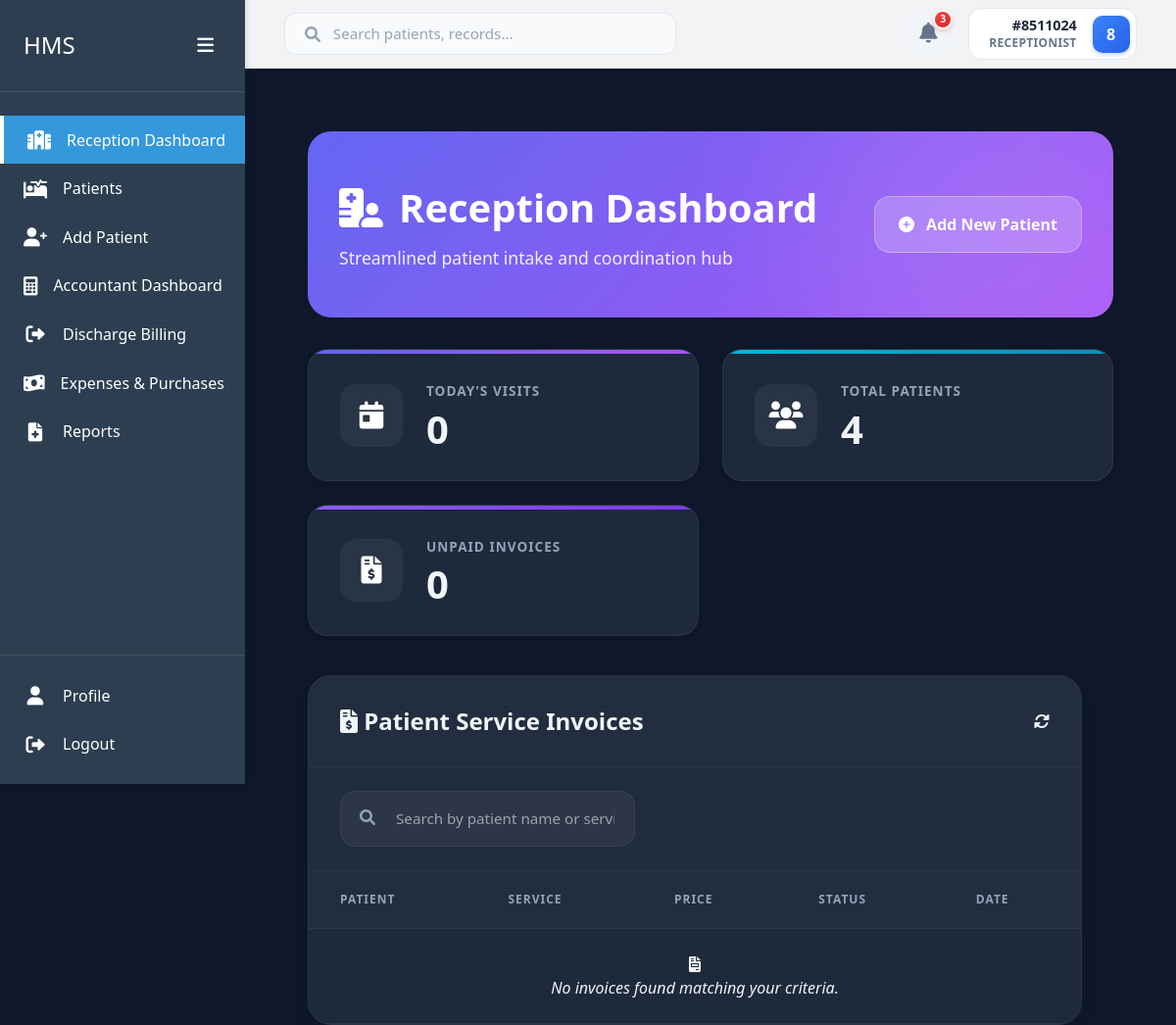
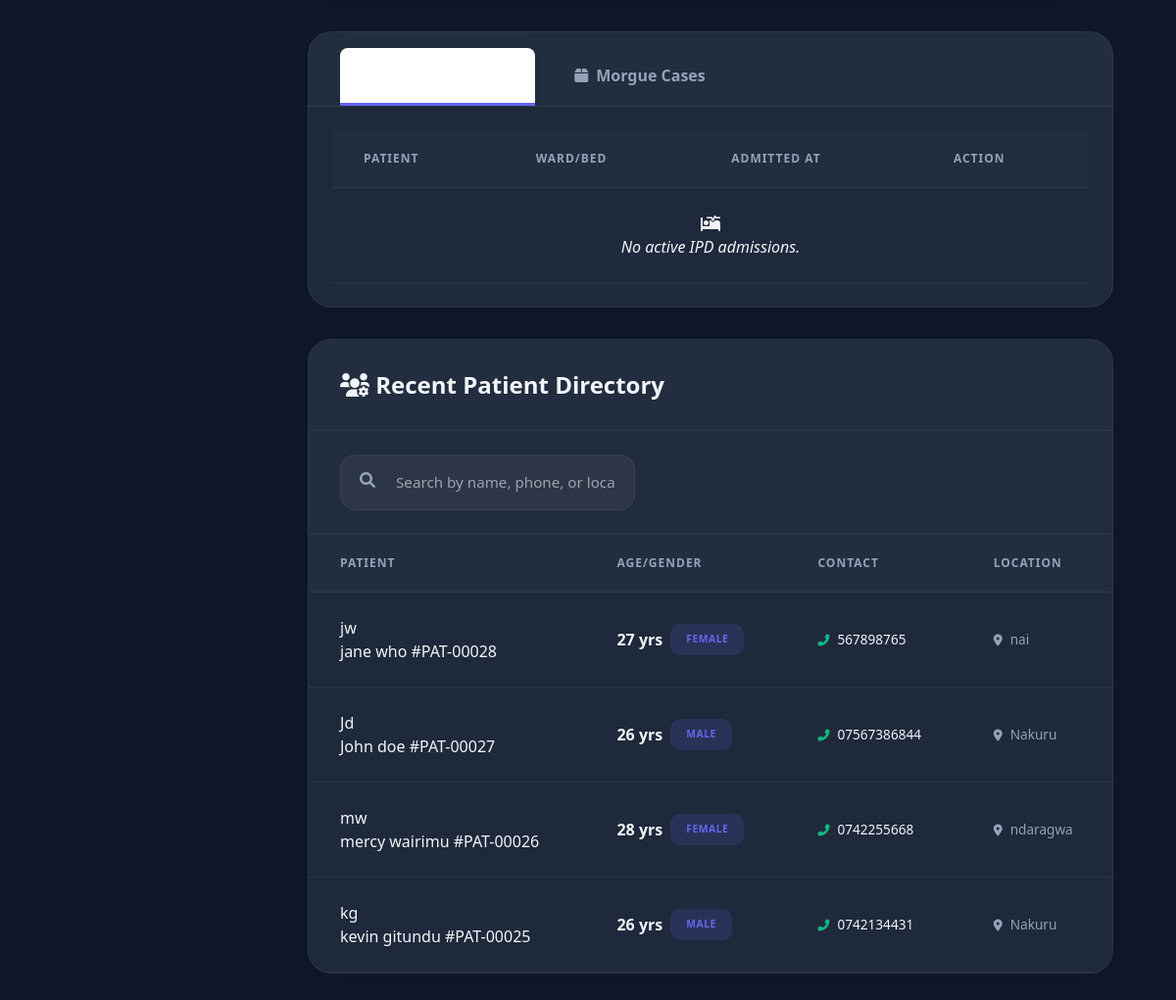
Before: /home/dashboard/ (signed in) with the older database file (2 pictures, top to bottom).
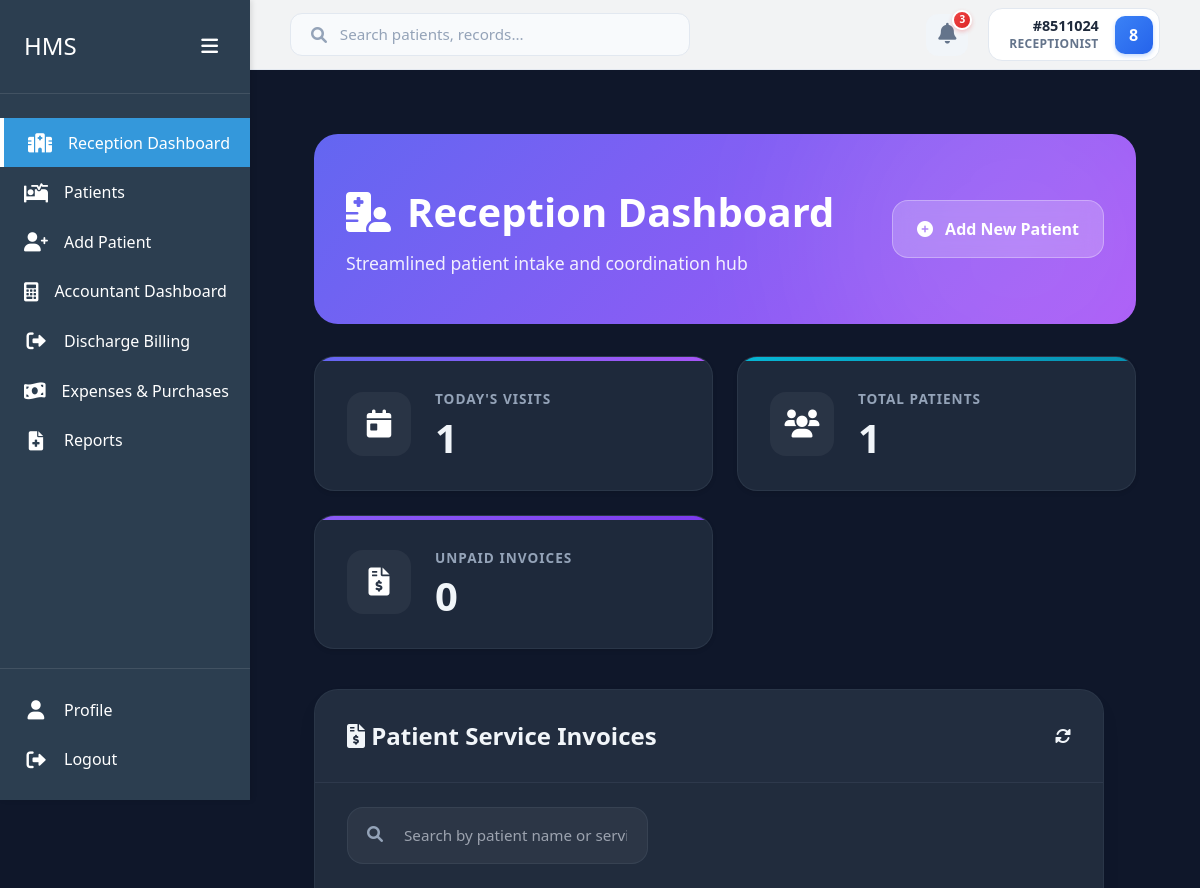
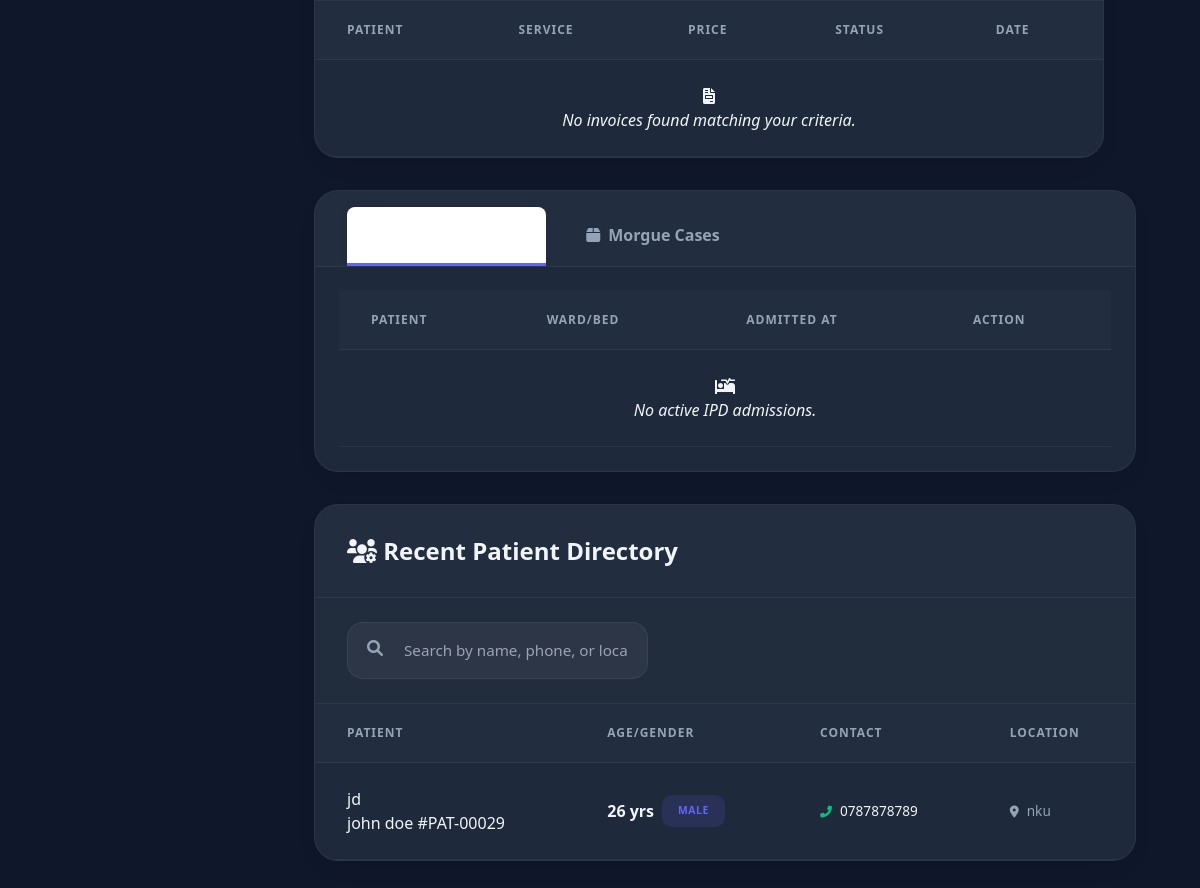
After: the same page with the newer database file (2 pictures, top to bottom).
### home/models.py (models this page shows, shortened)
class Patient(models.Model):
    GENDER_CHOICES = [
        ('M', 'Male'),
        ('F', 'Female'),
        ('O', 'Other'),
        ('N', 'Prefer not to say')
    ]
    first_name = models.CharField(max_length=100)
    last_name = models.CharField(max_length=100)
    id_number = models.CharField(max_length=20, unique=True, null=True, blank=True)
    date_of_birth = models.DateField()
    age = models.PositiveIntegerField(editable=False)  # Will be calculated automatically
    phone = models.CharField(max_length=15)
    location = models.CharField(max_length=200)
    gender = models.CharField(max_length=1, choices=GENDER_CHOICES)
    created_at = models.DateTimeField(auto_now_add=True)
    updated_at = models.DateTimeField(auto_now=True)
    created_by = models.ForeignKey('users.User', on_delete=models.SET_NULL, null=True, related_name='patients_created')
    @property
    def full_name(self):
        return f"{self.first_name} {self.last_name}"

### home/views.py (the view, shortened to what this page needs)
# urls.py: path('dashboard/', views.reception_dashboard, name='reception_dashboard'),
@login_required
def reception_dashboard(request):
    invoice_search = request.GET.get('invoice_search', '')
    patient_search = request.GET.get('patient_search', '')
    triage_search = request.GET.get('triage_search', '')
    pending_search = request.GET.get('pending_search', '')
    user_role = request.user.role
    patients = Patient.objects.all()
    patients = patients.order_by('-created_at')[:10]
    today = timezone.now().date()
    today_visits = Visit.objects.filter(visit_date__date=today).count()
    total_patients = Patient.objects.count()
    context = {
        'patients': patients,
        'today_visits': today_visits,
        'total_patients': total_patients,
        'patient_search': patient_search,
        'triage_search': triage_search,
        'pending_search': pending_search,
        'user_role': user_role,
        'ipd_admissions': Admission.objects.filter(status='Admitted').select_related('patient', 'bed', 'bed__ward'),
        'morgue_admissions': MorgueAdmission.objects.filter(status='ADMITTED').select_related('deceased'),
    }
    if user_role == 'Receptionist':
        invoices = Invoice.objects.filter(
            status__in=['Pending', 'Partial', 'Draft'],
            visit__visit_type='OUT-PATIENT'
        ).select_related('patient', 'deceased').prefetch_related('items__service')
        invoices = invoices.order_by('-created_at')
        unpaid_invoices = Invoice.objects.filter(status__in=['Pending', 'Partial', 'Draft'], visit__visit_type='OUT-PATIENT').count()
        services = Service.objects.filter(is_active=True).select_related('department').order_by('department__name', 'name')
        context.update({
            'invoices': invoices,
            'unpaid_invoices': unpaid_invoices,
            'invoice_search': invoice_search,
            'services': services,
        })
    return render(request, 'home/reception_dashboard.html', context)

### accounts/templatetags/custom_filters.py (called while the page is built)
@register.filter(name='format_number')
def format_number(value, decimal_places=2):
    if value is None:
        return "0"
    try:
        num = float(value)
        if num.is_integer():
            return "{:,}".format(int(num))
        return "{0:,.{1}f}".format(num, decimal_places)
    except (ValueError, TypeError):
        return value

### home/templates/home/reception_dashboard.html (shortened to what the changed rows need)
{% extends 'users/dashboard_base.html' %}
{% load custom_filters %}
{% block content %}
<div class="container">
    <div class="reception-hero">
        <div class="hero-content">
            <h1><i class="fas fa-hospital-user"></i> Reception Dashboard</h1>
        </div>
    </div>
    <div class="analytics-grid">
        <div class="stat-card" style="--gradient: var(--reception-gradient-1)">
            <div class="stat-info">
                <h3>Today's Visits</h3>
                <div class="number">{{ today_visits }}</div>
            </div>
        </div>
        <div class="stat-card" style="--gradient: var(--reception-gradient-2)">
            <div class="stat-info">
                <h3>Total Patients</h3>
                <div class="number">{{ total_patients }}</div>
            </div>
        </div>
    </div>
    <div class="content-grid">
        {% if user_role == 'Receptionist' %}
        <div class="section">
            <div class="table-responsive">
                <table class="premium-table">
                    <thead>
                        <tr>
                            <th>Patient</th>
                            <th>Service</th>
                            <th>Price</th>
                            <th>Status</th>
                            <th>Date</th>
                        </tr>
                    </thead>
                </table>
            </div>
        </div>
        {% endif %}
        {% if user_role == 'Receptionist' or user_role == 'Admin' %}
        <div class="section admission-morgue-section" style="grid-column: span 2;">
            <div class="tab-container">
                <div id="ipd-tab" class="tab-content active">
                    <div class="table-responsive">
                        <table class="premium-table">
                            <thead>
                                <tr>
                                    <th>Patient</th>
                                    <th>Ward/Bed</th>
                                    <th>Admitted At</th>
                                    <th class="text-right">Action</th>
                                </tr>
                            </thead>
                        </table>
                    </div>
                </div>
            </div>
        </div>
        {% endif %}
        {% if user_role == 'Receptionist' %}
        <div class="section" style="grid-column: span 2;">
            <div class="table-responsive">
                <table class="premium-table">
                    <thead>
                        <tr>
                            <th>Patient</th>
                            <th>Age/Gender</th>
                            <th>Contact</th>
                            <th>Location</th>
                        </tr>
                    </thead>
                    <tbody id="patientTableBody">
                        {% for patient in patients %}
                        <tr class="patient-row" data-patient-id="{{ patient.pk }}"
                            data-patient-name="{{ patient.full_name }}">
                            <td>
                                <div class="patient-profile-inline">
                                    <div class="avatar-initials" data-name="{{ patient.first_name }}">
                                        {{ patient.first_name|first }}{{ patient.last_name|first }}
                                    </div>
                                    <div class="name-id">
                                        <span class="full-name">{{ patient.full_name }}</span>
                                        <span class="patient-id">#PAT-{{ patient.pk|stringformat:"05d" }}</span>
                                    </div>
                                </div>
                            </td>
                            <td>
                                <div style="display: flex; gap: 0.5rem; align-items: center;">
                                    <span style="font-weight: 600;">{{ patient.age }} yrs</span>
                                    <span class="invoice-status status-partial" style="font-size: 0.65rem;">{{ patient.get_gender_display }}</span>
                                </div>
                            </td>
                            <td>
                                <div style="font-size: 0.85rem; color: var(--text-primary);">
                                    <i class="fas fa-phone-alt" style="font-size: 0.75rem; color: #10b981; margin-right: 0.5rem;"></i>{{ patient.phone }}
                                </div>
                            </td>
                            <td>
                                <div style="font-size: 0.85rem; color: var(--text-secondary);">
                                    <i class="fas fa-map-marker-alt" style="font-size: 0.75rem; margin-right: 0.5rem;"></i>{{ patient.location }}
                                </div>
                            </td>
                        </tr>
                        {% endfor %}
                    </tbody>
                </table>
            </div>
        </div>
        {% endif %}
    </div>
</div>
                        {% regroup services by department as services_by_dept %}
{% endblock %}

Changed rows visible on the page:
removed Patient: first_name|first "j", last_name|first "w", full_name "jane who", pk "00028", age "27", gender "FEMALE", phone "567898765", location "nai"
removed Patient: first_name|first "J", last_name|first "d", full_name "John doe", pk "00027", age "26", gender "MALE", phone "07567386844", location "Nakuru"
removed Patient: first_name|first "m", last_name|first "w", full_name "mercy wairimu", pk "00026", age "28", gender "FEMALE", phone "0742255668", location "ndaragwa"
removed Patient: first_name|first "k", last_name|first "g", full_name "kevin gitundu", pk "00025", age "26", gender "MALE", phone "0742134431", location "Nakuru"
added Patient: first_name|first "j", last_name|first "d", full_name "john doe", pk "00029", age "26", gender "MALE", phone "0787878789", location "nku"
Other visible differences:
{{ today_visits }}: "0" → "1"
{{ total_patients }}: "4" → "1"
